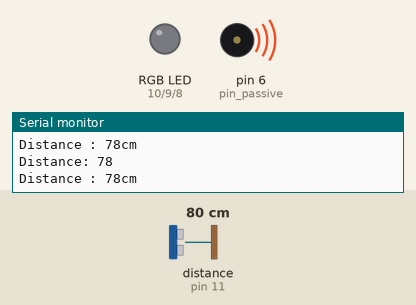
A sketch run on a simulated Arduino Uno, built with avr-gcc and run on an emulated ATmega328P. Shown: an RGB LED mixed from three pins (HIGH = lit), buzzer (waves = sounding), the last lines printed to the serial monitor. Wiring (inferred from the names in the program): ultrasonic range finder: trigger pin 12; echo pin 11. The test bench sets the inputs (shaded band); at power-on: distance to the obstacle (sensor on pin 11) 80 cm. The echo pulse lasts 58.3 µs per cm; pins used as bus, display or sensor lines are not drawn.

Above: at 1.2 s.
1.3 s: distance to the obstacle (sensor on pin 11) set to 46 cm
4.3 s: distance to the obstacle (sensor on pin 11) set to 39 cm
At 4.43 s:
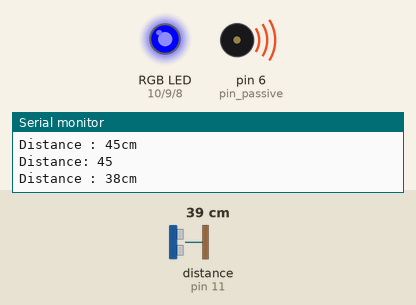
At 5.01 s:
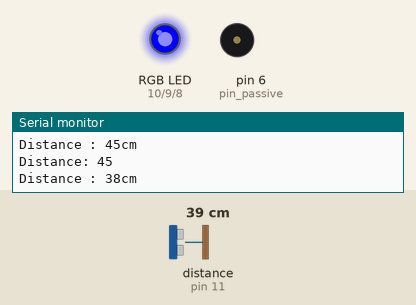
7.3 s: distance to the obstacle (sensor on pin 11) set to 35 cm
10.3 s: distance to the obstacle (sensor on pin 11) set to 29 cm
At 10.48 s:
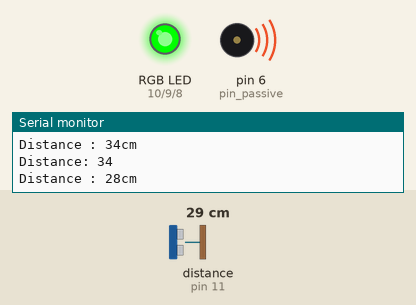
At 11.34 s:
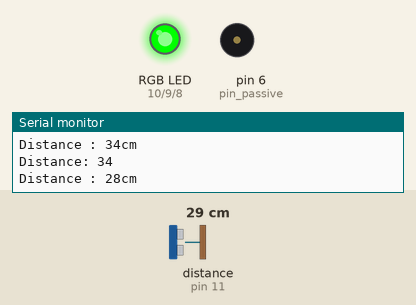
13.3 s: distance to the obstacle (sensor on pin 11) set to 24 cm
16.3 s: distance to the obstacle (sensor on pin 11) set to 19 cm
Timing chart, 0 to 20.3 s (numbered marks = the images above; inputs shaded):
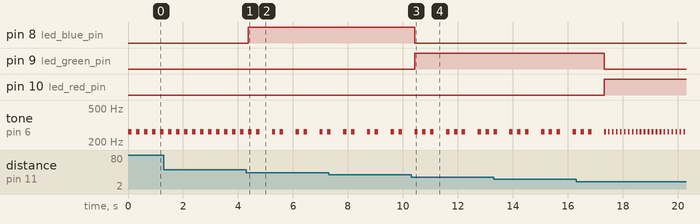

The sketch:

exercise_2.ino
```cpp
int pin_trig = 12;
int pin_echo = 11;
int pin_passive = 6;

int led_red_pin = 10;
int led_green_pin = 9;
int led_blue_pin = 8;

long duration;
int distance;

int melody_1[] = { 262 };
int duration_s_1[] = { 8 };

int melody_2[] = { 262, 262, 0 };
int duration_s_2[] = { 8, 8, 8 };

int melody_3[] = { 262, 262, 262, 0 };
int duration_s_3[] = { 8, 8, 8, 8 };

int melody_4[] = { 262 };
int duration_s_4[] = { 16 };

 void setup() {
  Serial.begin(9600);
  pinMode(pin_passive, OUTPUT);
  pinMode(pin_trig, OUTPUT);
  pinMode(pin_echo, INPUT);
  pinMode(led_red_pin, OUTPUT);
  pinMode(led_green_pin, OUTPUT);
  pinMode(led_blue_pin, OUTPUT);
  // Serial.println("test");
 }

void loop() {
  digitalWrite(pin_trig, LOW);
  delayMicroseconds(2);
  digitalWrite(pin_trig, HIGH);
  delayMicroseconds(10);
  digitalWrite(pin_trig, LOW);

  duration = pulseIn(pin_echo, HIGH);
  distance = duration * 340 * 100 / 1000000 / 2;

  Serial.print("Distance : ");
  Serial.print(distance);
  Serial.println("cm");

  if (distance >= 41 || distance < 0) {
    RGB_Color(0, 0, 0);
    for(int sounds = 0; sounds < 1; sounds++) {
      int Duration = 1000 / duration_s_1[sounds];
      tone(pin_passive, melody_1[sounds]);
      delay(Duration);

      float pauseSound = Duration * 1.3;
      noTone(pin_passive);
      delay(pauseSound);
    }
  } else if (distance >= 31) {
    RGB_Color(0, 0, 255);
    for(int sounds = 0; sounds < 3; sounds++) {
      int Duration = 1000 / duration_s_2[sounds];
      tone(pin_passive, melody_2[sounds]);
      delay(Duration);

      float pauseSound = Duration * 1.3;
      noTone(pin_passive);
      delay(pauseSound);
    }
  } else if (distance >= 21) {
    RGB_Color(0, 255, 0);
    for(int sounds = 0; sounds < 4; sounds++) {
      int Duration = 1000 / duration_s_3[sounds];
      tone(pin_passive, melody_3[sounds]);
      delay(Duration);

      float pauseSound = Duration * 1.3;
      noTone(pin_passive);
      delay(pauseSound);
    }
  } else {
    RGB_Color(255, 0, 0);
    for(int sounds = 0; sounds < 1; sounds++) {
      int Duration = 1000 / duration_s_4[sounds];
      tone(pin_passive, melody_4[sounds]);
      delay(Duration);

      float pauseSound = Duration * 1.3;
      noTone(pin_passive);
      delay(pauseSound);
    }
  }

  Serial.print("Distance: ");
  Serial.println(distance);
}

void RGB_Color(int led_red_val, int led_green_val, int led_blue_val) {
  analogWrite(led_red_pin, led_red_val);
  analogWrite(led_green_pin, led_green_val);
  analogWrite(led_blue_pin, led_blue_val);
}
```

Measured:
- the behaviour switches between 42 and 41 cm on distance to the obstacle (sensor on pin 11) (found by bisection; images 0 and 1)
- the behaviour switches between 32 and 31 cm on distance to the obstacle (sensor on pin 11) (found by bisection; images 2 and 3)
- after the input at 4.3 s, pin 8 (led_blue_pin): LOW → HIGH after 0.07 s
- after the input at 10.3 s, pin 8 (led_blue_pin): HIGH → LOW after 0.12 s; pin 9 (led_green_pin): LOW → HIGH after 0.12 s
- after the input at 16.3 s, pin 9 (led_green_pin): HIGH → LOW after 1.0 s; pin 10 (led_red_pin): LOW → HIGH after 1.0 s
- by itself, tone on pin 6 (pin_passive): plays 262 Hz for 0.13 s, 262 Hz for 0.13 s, 262 Hz for 0.06 s, 262 Hz for 0.06 s, 262 Hz for 0.06 s, 262 Hz for 0.06 s … (23 notes in this stretch)
